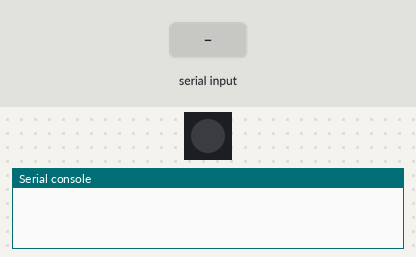
This program was run on a simulated Raspberry Pi Pico running MicroPython. Shown: 1 RGB LEDs in strip order, left to right, the last lines printed to the serial console. The inputs (shaded band) are chosen by the test bench.

Above: at 3.2 s.
3.3 s: "#\n" received over the second serial link
At 4.2 s:
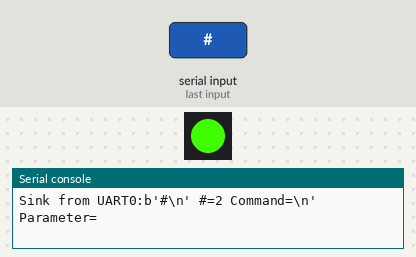
4.8 s: ":\n" received over the second serial link
At 5.3 s:
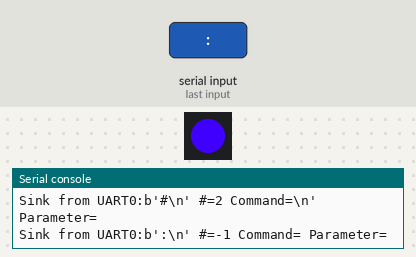
Timing chart, 0 to 7.8 s (numbered marks = the images above; inputs shaded):
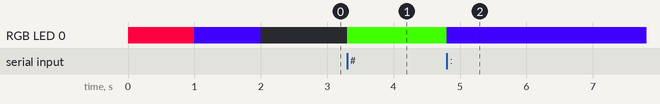

The program:

Serial0_Io_0.py
```python
import machine, neopixel
from machine import UART, Pin
import time

#Pins
NeoPixelPin = 16
NeoPixelLength = 1

#===Colors===

Fuxia = (255, 0, 64)
SkyBlue = (64, 0, 255)
Darkness = (0, 0, 0)
Green = (64, 255, 0)

#Subprogramms
def draw(color):
    np[0] = color
    np.write()

#Setup
np = neopixel.NeoPixel(machine.Pin(NeoPixelPin), NeoPixelLength)
draw(Fuxia)
time.sleep(1)
draw(SkyBlue)
time.sleep(1)
draw(Darkness)

#Ports
uart0 = UART(0, baudrate=115200, tx = Pin(0), rx = Pin(1))
SendFrameCounter = 0
MessageHead = "Sink from UART0:"

#Global Variables
Command = ""
Parameter = ""

#Main loop
while True:
    if(uart0.any()):
        data = uart0.read()
        if(len(data) > 0):
            Message = MessageHead
            IndexOctoporp = str(data).find('#')
            if(IndexOctoporp >= 0):
                draw(Green)
                sub = str(data)[IndexOctoporp + 1:]
                #IndexColon = str(data).find(':')
                IndexColon = str(sub).find(':')
                IndexCR = str(sub).find('\n')
                if(IndexColon >= 0):
                    Command = sub[0:IndexColon]
                    Parameter = sub[IndexColon + 1:IndexCR - 2]
                else:
                    Command = sub
                    Parameter = ""
            else:
                draw(SkyBlue)
                Command = ""
                Parameter = ""

            Message += str(data)
            Message += " #="
            Message += str(IndexOctoporp)
            if(IndexColon >= 0):
                Message += " :="
                Message += str(IndexColon)
                Message += " CR="
                Message += str(IndexCR)
            Message += " Command="
            Message += Command
            Message += " Parameter="
            Message += Parameter

            print(Message)
            uart0.write(data)


 
```

Measured:
- after the input at 3.3 s, RGB LED 0: off → RGB(64, 255, 0) at once
- after the input at 4.8 s, RGB LED 0: RGB(64, 255, 0) → RGB(64, 0, 255) at once
